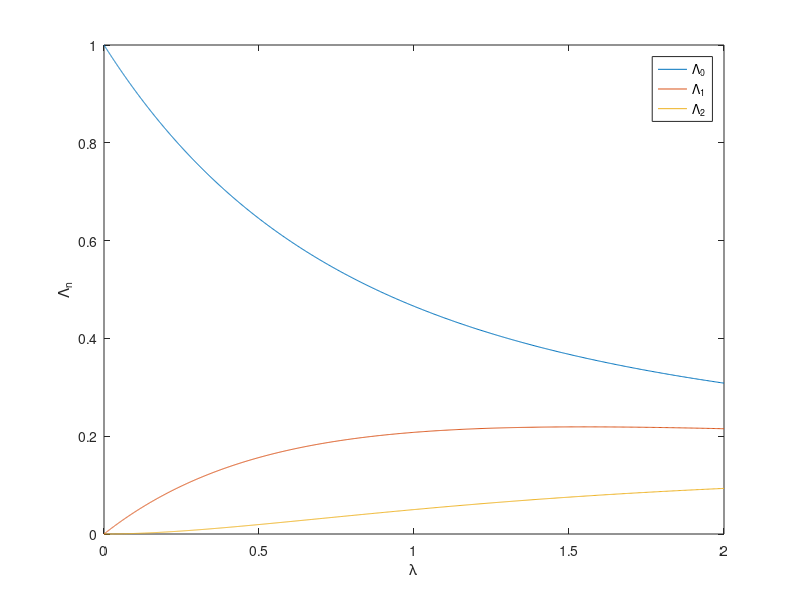
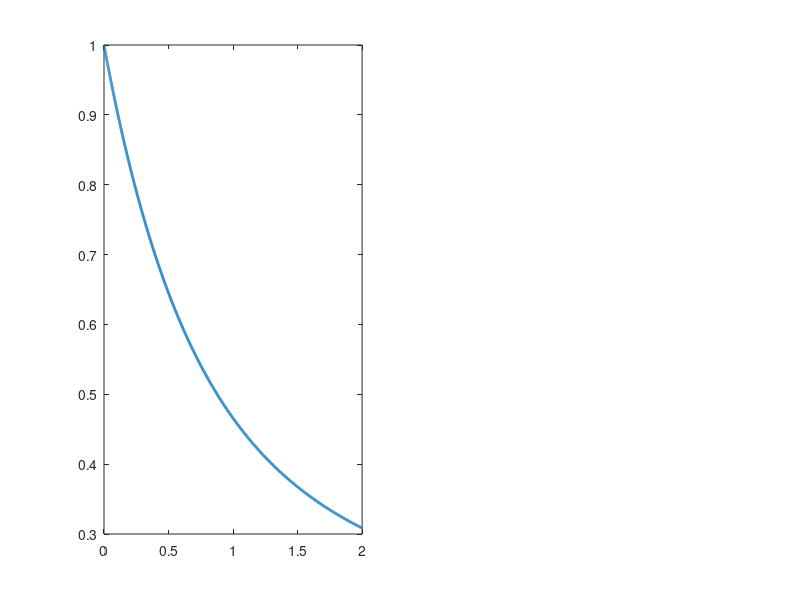

Source code (MATLAB) for these figures, in order: (Note: this script raises an error after producing the figures.)
clearvars;
close all;

W          = 2;
rho_L      = 1e-6;
k_perp_max = W/rho_L;
k_perp     = linspace(0,k_perp_max,1000);

lambda = 0.5*k_perp.^2.*rho_L.^2;

Lambda_0 = besseli(0,lambda).*exp(-lambda);
Lambda_1 = besseli(1,lambda).*exp(-lambda);
Lambda_2 = besseli(2,lambda).*exp(-lambda);

figure(1);
plot(lambda,Lambda_0), hold on
plot(lambda,Lambda_1), hold on
plot(lambda,Lambda_2), hold on

xlabel('\lambda')
ylabel('\Lambda_n')
legend('\Lambda_0','\Lambda_1','\Lambda_2');

figure(2);
subplot(1,2,1);
plot(lambda,Lambda_0,'Linewidth',2),hold on;

approx_0_4 = lambda.^0*d_Lambda_n(0,0,0)/factorial(0) + ...
           lambda.^1*d_Lambda_n(1,0,0)/factorial(1) + ...
           lambda.^2*d_Lambda_n(2,0,0)/factorial(2) + ...
           lambda.^3*d_Lambda_n(3,0,0)/factorial(3) + ...
           lambda.^4*d_Lambda_n(4,0,0)/factorial(4);       
       
fit_0_4    = polyfit(lambda,Lambda_0,4);

plot(lambda,approx_0_4, '-.','Linewidth',2);
plot(lambda,polyval(fit_0_4,lambda),':','Linewidth',2)

xlabel('\lambda')
ylabel('\Lambda_0')
legend('\Lambda_0','Taylor (4th order)','fit (4th order)');

subplot(1,2,2);
approx_0_8 = lambda.^0*d_Lambda_n(0,0,0)/factorial(0) + ...
             lambda.^1*d_Lambda_n(1,0,0)/factorial(1) + ...
             lambda.^2*d_Lambda_n(2,0,0)/factorial(2) + ...
             lambda.^3*d_Lambda_n(3,0,0)/factorial(3) + ...
             lambda.^4*d_Lambda_n(4,0,0)/factorial(4) + ...
             lambda.^5*d_Lambda_n(5,0,0)/factorial(5) + ...
             lambda.^6*d_Lambda_n(6,0,0)/factorial(6) + ...
             lambda.^7*d_Lambda_n(7,0,0)/factorial(7) + ...
             lambda.^8*d_Lambda_n(8,0,0)/factorial(8);       
       
fit_0_8    = polyfit(lambda,Lambda_0,8);


plot(lambda,Lambda_0,'Linewidth',2),hold on;
plot(lambda,approx_0_8, '-.','Linewidth',2);
plot(lambda,polyval(fit_0_8,lambda),':','Linewidth',2)

xlabel('\lambda')
ylabel('\Lambda_0')
legend('\Lambda_0','Taylor (8th order)','fit (8th order)');


figure(4);

approx_1_10= lambda.^0*d_Lambda_n(0,1,0)/factorial(0) + ...
             lambda.^1*d_Lambda_n(1,1,0)/factorial(1) + ...
             lambda.^2*d_Lambda_n(2,1,0)/factorial(2) + ...
             lambda.^3*d_Lambda_n(3,1,0)/factorial(3) + ...
             lambda.^4*d_Lambda_n(4,1,0)/factorial(4) + ...
             lambda.^5*d_Lambda_n(5,1,0)/factorial(5) + ...
             lambda.^6*d_Lambda_n(6,1,0)/factorial(6) + ...
             lambda.^7*d_Lambda_n(7,1,0)/factorial(7) + ...
             lambda.^8*d_Lambda_n(8,1,0)/factorial(8) + ...
             lambda.^9*d_Lambda_n(9,1,0)/factorial(9) + ...
             lambda.^10*d_Lambda_n(10,1,0)/factorial(10);       
       
fit_1_10    = polyfit(lambda,Lambda_1,10);


plot(lambda,Lambda_1,'Linewidth',2),hold on;
plot(lambda,approx_1_10, '-.','Linewidth',2);
plot(lambda,polyval(fit_1_10,lambda),':','Linewidth',2)

xlabel('\lambda')
ylabel('\Lambda_1')
legend('\Lambda_1','Taylor (10th order)','fit (10th order)');

figure(5)
plot(lambda,Lambda_0,'Linewidth',2),hold on;

approx_0_4 = lambda.^0*d_Lambda_n(0,0,0)/factorial(0) + ...
           lambda.^1*d_Lambda_n(1,0,0)/factorial(1) + ...
           lambda.^2*d_Lambda_n(2,0,0)/factorial(2) + ...
           lambda.^3*d_Lambda_n(3,0,0)/factorial(3) + ...
           lambda.^4*d_Lambda_n(4,0,0)/factorial(4);       
       
fit_0_4    = polyfit(lambda,Lambda_0,4);

plot(lambda,approx_0_4, '-.','Linewidth',2);
plot(lambda,polyval(fit_0_4,lambda),':','Linewidth',2)

xlabel('\lambda')
ylabel('I_0(\lambda)e^{-\lambda}')
legend('I_0(\lambda)e^{-\lambda}','Taylor (4th order)','fit (4th order)','location','northwest');
